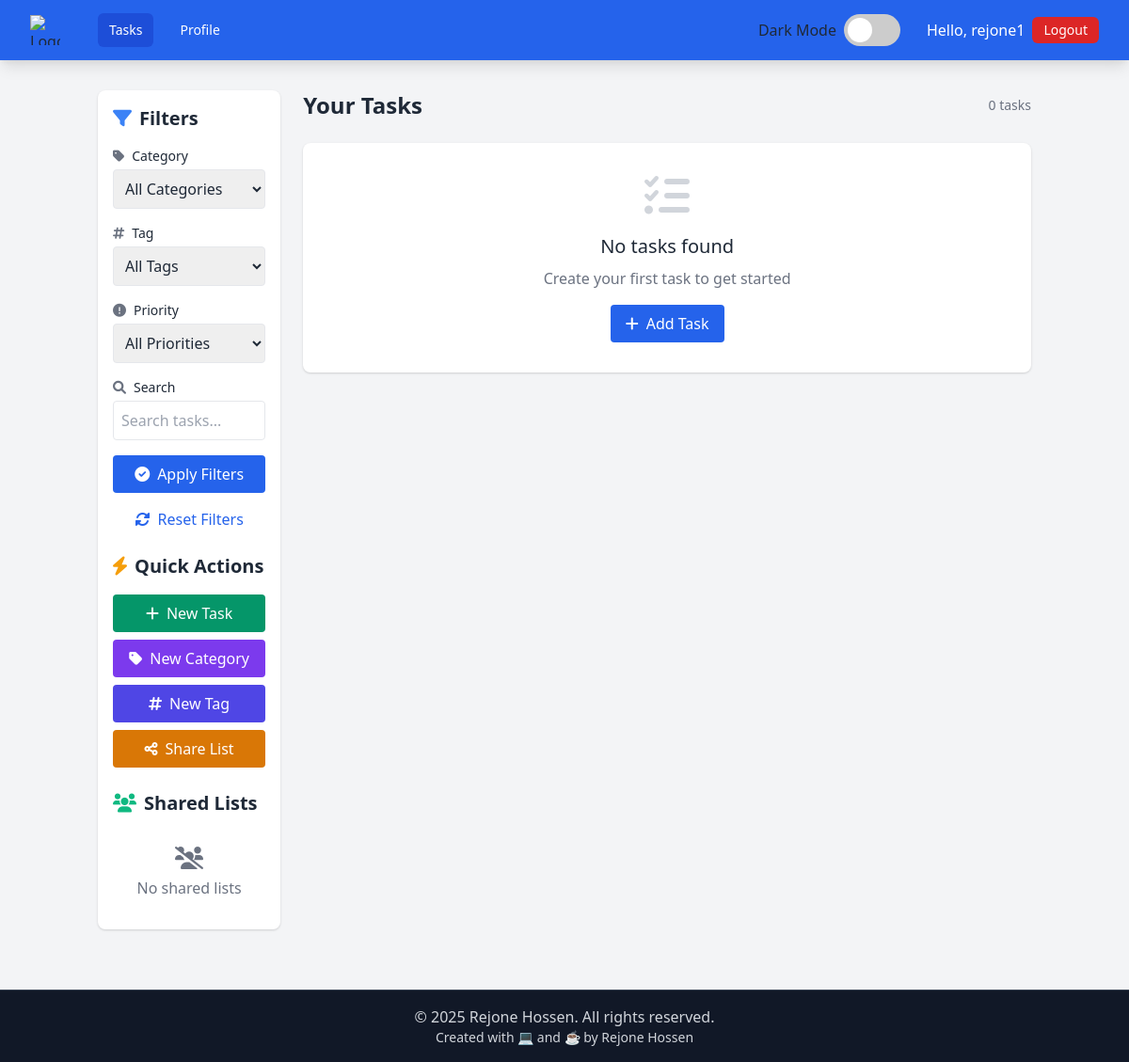
Page / (signed in) on the earlier database version.
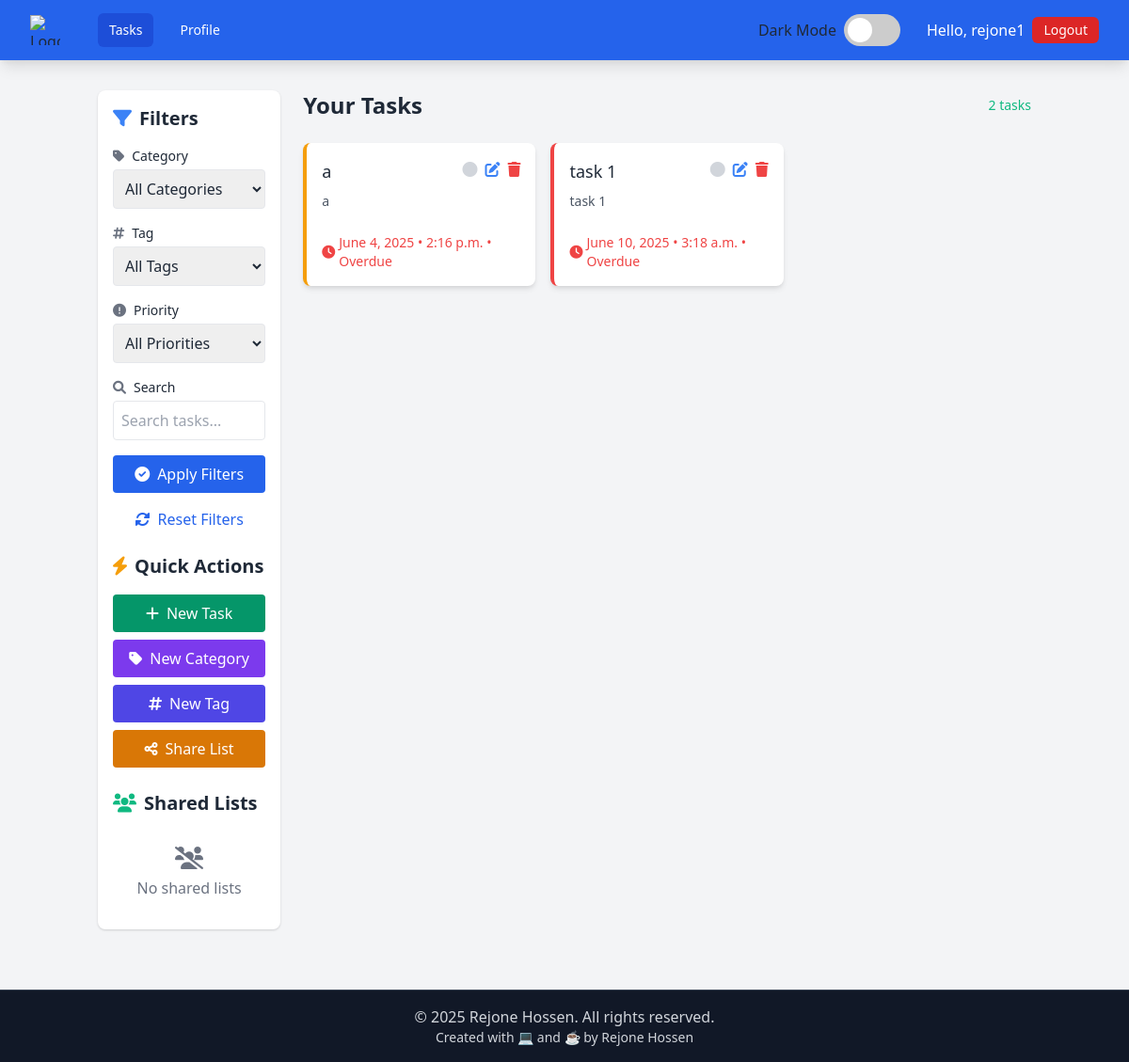
Same page on the later database version.
### core/models.py (models this page shows, shortened)
class CustomUser(AbstractUser):
    email = models.EmailField(unique=True)
    profile_picture = models.ImageField(
        upload_to=user_profile_image_path,
        default='default_profile.png',
        blank=True,
        null=True
    )
    bio = models.TextField(blank=True, null=True)
    theme = models.CharField(
        max_length=10,
        choices=[('light', 'Light'), ('dark', 'Dark')],
        default='light'
    )
    is_premium = models.BooleanField(default=True)  # All users premium by default in your project
    created_at = models.DateTimeField(default=timezone.now)
    updated_at = models.DateTimeField(auto_now=True)
    USERNAME_FIELD = 'username'
    REQUIRED_FIELDS = ['email']

class Task(models.Model):
    user = models.ForeignKey(CustomUser, on_delete=models.CASCADE, null=True, blank=True)
    title = models.CharField(max_length=200, null=True, blank=True)
    description = models.TextField(blank=True, null=True)
    priority = models.CharField(max_length=1, choices=PRIORITY_CHOICES, default='M', null=True, blank=True)
    completed = models.BooleanField(default=False)
    created_at = models.DateTimeField(auto_now_add=True)
    updated_at = models.DateTimeField(auto_now=True)
    due_date = models.DateTimeField(blank=True, null=True)
    category = models.ForeignKey(Category, on_delete=models.SET_NULL, blank=True, null=True)
    tags = models.ManyToManyField(Tag, blank=True)
    order = models.PositiveIntegerField(default=0)
    class Meta:
        ordering = ['order', '-priority', 'due_date']
    @property
    def is_overdue(self):
        return self.due_date and timezone.now() > self.due_date
    @property
    def time_left(self):
        if not self.due_date:
            return None
        delta = self.due_date - timezone.now()
        if delta.total_seconds() < 0:
            return "Overdue"
        days = delta.days
        hours = delta.seconds // 3600
        if days > 0:
            return f"{days}d {hours}h left"
        return f"{hours}h left"

### core/views.py (the view)
# urls.py: path('', views.task_list, name='task_list'),
@login_required
def task_list(request):
    tasks = Task.objects.filter(user=request.user).order_by('order', '-priority', 'due_date')
    categories = Category.objects.filter(user=request.user)
    tags = Tag.objects.filter(user=request.user)
    shared_lists = SharedList.objects.filter(collaborators=request.user)
    category_id = request.GET.get('category')
    tag_id = request.GET.get('tag')
    priority = request.GET.get('priority')
    search_query = request.GET.get('search')
    if category_id:
        tasks = tasks.filter(category__id=category_id)
    if tag_id:
        tasks = tasks.filter(tags__id=tag_id)
    if priority:
        tasks = tasks.filter(priority=priority)
    if search_query:
        tasks = tasks.filter(title__icontains=search_query)
    from .models import PRIORITY_CHOICES
    context = {
        'tasks': tasks,
        'categories': categories,
        'tags': tags,
        'shared_lists': shared_lists,
        'priority_choices': PRIORITY_CHOICES,
    }
    return render(request, 'tasks/task_list.html', context)

### template/tasks/task_list.html (shortened to what this page needs)
{% extends "base.html" %}
{% load humanize %}
{% block content %}
<div class="flex flex-col md:flex-row gap-6">
    {% include 'tasks/partials/_sidebar.html' %}
    <div class="w-full md:w-3/4 lg:w-4/5">
        <div class="flex justify-between items-center mb-6">
            <h1 class="text-2xl font-bold">Your Tasks</h1>
            <div class="flex items-center space-x-2">
                <span class="text-sm {% if tasks.count == 0 %}text-gray-500{% elif tasks.count > 5 %}text-red-500{% else %}text-green-500{% endif %}">
                    {{ tasks.count }} task{{ tasks.count|pluralize }}
                </span>
            </div>
        </div>
        {% if tasks %}
            <div id="task-container" class="grid grid-cols-1 md:grid-cols-2 lg:grid-cols-3 gap-4">
                {% for task in tasks %}
                    {% include "tasks/partials/_task_card.html" %}
                {% endfor %}
            </div>
        {% else %}
            <div class="bg-white dark:bg-gray-800 rounded-lg shadow p-8 text-center">
                <i class="fas fa-tasks text-5xl text-gray-300 mb-4"></i>
                <h3 class="text-xl font-medium mb-2">No tasks found</h3>
                <p class="text-gray-500 mb-4">Create your first task to get started</p>
                <a href="{% url 'task_create' %}" class="inline-block bg-blue-600 text-white py-2 px-4 rounded hover:bg-blue-700">
                    <i class="fas fa-plus mr-2"></i>Add Task
                </a>
            </div>
        {% endif %}
    </div>
</div>
{% endblock %}

### template/base.html (shortened to what this page needs)
{% load static %}
<!DOCTYPE html>
<html lang="en" class="{% if dark_mode %}dark{% endif %}">
<head>
    <link href="https://cdn.jsdelivr.net/npm/tailwindcss@2.2.19/dist/tailwind.min.css" rel="stylesheet">
    <link rel="stylesheet" href="https://cdnjs.cloudflare.com/ajax/libs/font-awesome/6.0.0-beta3/css/all.min.css">
    <link rel="stylesheet" href="{% static 'css/styles.css' %}">
</head>
<body class="bg-gray-100 dark:bg-gray-900 text-gray-800 dark:text-gray-200 transition-colors duration-200">
    <nav class="bg-blue-600 dark:bg-gray-800 shadow-lg">
        <div class="max-w-7xl mx-auto px-4 sm:px-6 lg:px-8">
            <div class="flex items-center justify-between h-16">
                <div class="flex items-center">
                    <div class="flex-shrink-0">
                        <img class="h-8 w-8" src="{% static 'images/logo.png' %}" alt="Logo">
                    </div>
                    <div class="hidden md:block">
                        <div class="ml-10 flex items-baseline space-x-4">
                            <a href="{% url 'task_list' %}" class="px-3 py-2 rounded-md text-sm font-medium text-white bg-blue-700 dark:bg-gray-700">Tasks</a>
                            <a href="{% url 'profile' %}" class="px-3 py-2 rounded-md text-sm font-medium text-white hover:bg-blue-700 dark:hover:bg-gray-700">Profile</a>
                        </div>
                    </div>
                </div>
                <div class="hidden md:block">
                    <div class="ml-4 flex items-center md:ml-6">
                        <div class="mr-4 flex items-center">
                            <span class="mr-2">Dark Mode</span>
                            <label class="switch">
                                <span class="slider round"></span>
                            </label>
                        </div>
                        <div class="ml-3 relative">
                            <div class="flex items-center">
                                <span class="mr-2 text-white">Hello, {{ request.user.username }}</span>
                                <a href="{% url 'logout' %}" class="px-3 py-1 rounded-md text-sm font-medium text-white bg-red-600 hover:bg-red-700">Logout</a>
                            </div>
                        </div>
                    </div>
                </div>
            </div>
        </div>
    </nav>
    <div class="container mx-auto px-4 py-8">
        {% block content %}{% endblock %}
    </div>
    <footer class="bg-gray-900 text-gray-300 text-center py-4 mt-8 shadow-xl border-t border-gray-700">
        <p>© <span id="year"></span> Rejone Hossen. All rights reserved.</p>
        <p class="text-sm">Created with 💻 and ☕ by Rejone Hossen</p>
    </footer>
</body>
</html>

### template/tasks/partials/_sidebar.html (shortened to what this page needs)
<div class="w-full md:w-1/4 lg:w-1/5 bg-white dark:bg-gray-800 rounded-lg shadow p-4 h-fit sticky top-4">
    <div class="mb-6">
        <h2 class="text-xl font-bold mb-4 flex items-center">
            <i class="fas fa-filter mr-2 text-blue-500"></i>
            Filters
        </h2>
        <form method="get" class="space-y-4">
            <div>
                <label class="block text-sm font-medium mb-1 flex items-center">
                    <i class="fas fa-tag mr-2 text-gray-500"></i>
                    Category
                </label>
                <select name="category" class="w-full p-2 border rounded dark:bg-gray-700 dark:border-gray-600">
                    <option value="">All Categories</option>
                </select>
            </div>
            <div>
                <label class="block text-sm font-medium mb-1 flex items-center">
                    <i class="fas fa-hashtag mr-2 text-gray-500"></i>
                    Tag
                </label>
                <select name="tag" class="w-full p-2 border rounded dark:bg-gray-700 dark:border-gray-600">
                    <option value="">All Tags</option>
                </select>
            </div>
            <div>
                <label class="block text-sm font-medium mb-1 flex items-center">
                    <i class="fas fa-exclamation-circle mr-2 text-gray-500"></i>
                    Priority
                </label>
                <select name="priority" class="w-full p-2 border rounded dark:bg-gray-700 dark:border-gray-600">
                    <option value="">All Priorities</option>
                </select>
            </div>
            <div>
                <label class="block text-sm font-medium mb-1 flex items-center">
                    <i class="fas fa-search mr-2 text-gray-500"></i>
                    Search
                </label>
                <input type="text" name="search" value="{{ request.GET.search }}"
                       class="w-full p-2 border rounded dark:bg-gray-700 dark:border-gray-600"
                       placeholder="Search tasks...">
            </div>
            <button type="submit" class="w-full bg-blue-600 text-white py-2 px-4 rounded hover:bg-blue-700 flex items-center justify-center">
                <i class="fas fa-check-circle mr-2"></i>
                Apply Filters
            </button>
            <a href="{% url 'task_list' %}" class="block text-center text-blue-600 dark:text-blue-400 hover:underline">
                <i class="fas fa-sync-alt mr-1"></i>
                Reset Filters
            </a>
        </form>
    </div>
    <div class="mb-6">
        <h2 class="text-xl font-bold mb-4 flex items-center">
            <i class="fas fa-bolt mr-2 text-yellow-500"></i>
            Quick Actions
        </h2>
        <div class="space-y-2">
            <a href="{% url 'task_create' %}"
               class="block w-full bg-green-600 text-white py-2 px-4 rounded hover:bg-green-700 text-center flex items-center justify-center">
                <i class="fas fa-plus mr-2"></i>
                New Task
            </a>
            <a href="{% url 'category_create' %}"
               class="block w-full bg-purple-600 text-white py-2 px-4 rounded hover:bg-purple-700 text-center flex items-center justify-center">
                <i class="fas fa-tag mr-2"></i>
                New Category
            </a>
            <a href="{% url 'tag_create' %}"
               class="block w-full bg-indigo-600 text-white py-2 px-4 rounded hover:bg-indigo-700 text-center flex items-center justify-center">
                <i class="fas fa-hashtag mr-2"></i>
                New Tag
            </a>
            <a href="{% url 'shared_list_create' %}"
               class="block w-full bg-yellow-600 text-white py-2 px-4 rounded hover:bg-yellow-700 text-center flex items-center justify-center">
                <i class="fas fa-share-alt mr-2"></i>
                Share List
            </a>
        </div>
    </div>
    <div>
        <h2 class="text-xl font-bold mb-4 flex items-center">
            <i class="fas fa-users mr-2 text-green-500"></i>
            Shared Lists
        </h2>
        {% if shared_lists %}
            <ul class="space-y-2 max-h-60 overflow-y-auto pr-2">
                {% for shared_list in shared_lists %}
                    <li>
                        <a href="{% url 'shared_list_detail' shared_list.id %}"
                           class="flex items-center p-2 rounded hover:bg-gray-200 dark:hover:bg-gray-700 transition-colors">
                            <i class="fas fa-users mr-2 text-blue-500"></i>
                            <span class="truncate">{{ shared_list.title }}</span>
                            {% if shared_list.owner == request.user %}
                                <span class="ml-auto text-xs bg-blue-100 dark:bg-blue-900 text-blue-800 dark:text-blue-200 px-2 py-1 rounded-full">Owner</span>
                            {% else %}
                                <span class="ml-auto text-xs bg-gray-100 dark:bg-gray-700 text-gray-800 dark:text-gray-200 px-2 py-1 rounded-full">Member</span>
                            {% endif %}
                        </a>
                    </li>
                {% endfor %}
            </ul>
        {% else %}
            <div class="text-center py-4 text-gray-500 dark:text-gray-400">
                <i class="fas fa-users-slash text-2xl mb-2"></i>
                <p>No shared lists</p>
            </div>
        {% endif %}
    </div>
</div>

### template/tasks/partials/_task_card.html (shortened to what this page needs)
{% load humanize %}
<div class="task-card bg-white dark:bg-gray-800 rounded-lg shadow-md overflow-hidden border-l-4
            {% if task.priority == 'H' %}border-red-500{% elif task.priority == 'M' %}border-yellow-500{% else %}border-green-500{% endif %}"
     data-task-id="{{ task.id }}">
    <div class="p-4">
        <div class="flex justify-between items-start mb-2">
            <h3 class="text-lg font-medium {% if task.completed %}line-through text-gray-500{% endif %}">
                {{ task.title }}
            </h3>
            <div class="flex space-x-2">
                <button class="toggle-complete" data-task-id="{{ task.id }}">
                    <i class="fas {% if task.completed %}fa-check-circle text-green-500{% else %}fa-circle text-gray-300{% endif %}"></i>
                </button>
                <a href="{% url 'task_update' task.id %}" class="text-blue-500 hover:text-blue-700">
                    <i class="fas fa-edit"></i>
                </a>
                <a href="{% url 'task_delete' task.id %}" class="text-red-500 hover:text-red-700">
                    <i class="fas fa-trash"></i>
                </a>
            </div>
        </div>
        {% if task.description %}
            <p class="text-sm text-gray-600 dark:text-gray-400 mb-3">{{ task.description }}</p>
        {% endif %}
        {% if task.due_date %}
            <div class="flex items-center text-sm {% if task.is_overdue %}text-red-500{% else %}text-gray-500 dark:text-gray-400{% endif %}">
                <i class="fas fa-clock mr-1"></i>
                <span>
                    {{ task.due_date|naturalday }} •
                    {{ task.due_date|time }}
                    {% if task.time_left %} • {{ task.time_left }}{% endif %}
                </span>
            </div>
        {% endif %}
    </div>
</div>

### static/css/styles.css (style rules this page uses)
.switch { position: relative; display: inline-block; width: 60px; height: 34px; }
.slider { position: absolute; cursor: pointer; top: 0; left: 0; right: 0; bottom: 0; background-color: #ccc; transition: .4s; }
.slider:before { position: absolute; content: ""; height: 26px; width: 26px; left: 4px; bottom: 4px; background-color: white; transition: .4s; }
.slider.round { border-radius: 34px; }
.slider.round:before { border-radius: 50%; }
.task-card { transition: transform 0.2s ease, box-shadow 0.2s ease; }
.overdue { animation: pulse 2s infinite; }
body, .task-card, .modal-content { transition: background-color 0.3s ease, color 0.3s ease; }

Differences in the rows shown:
added Task: title "a", completed False (drawn), description "a", due_date "June 4, 2025", due_date "2:16 p.m.", time_left "Overdue", priority "M" (drawn)
added Task: title "task 1", completed False (drawn), description "task 1", due_date "June 10, 2025", due_date "3:18 a.m.", time_left "Overdue", priority "H" (drawn)
Other differences:
{{ tasks.count }}: "0" → "2"
text no longer shown: "No tasks found Create your first task to get started Add Task"
